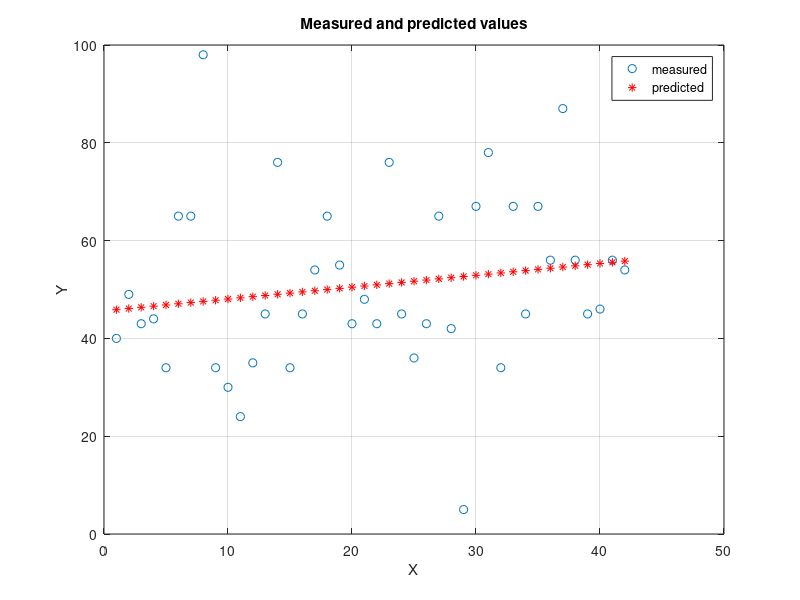

Recreate this plot in MATLAB.
% Program to perform Gradient Descent ALgorithm

% Clear memory of all variable names and values
clear all;

%Close all existing sessions
close all;

% Define x and y vectors

x = [1:42].'; % Defining a column vector of 42 numbers 
y = [40;49;43;44;34;65;65;98;34;30;24;35;45;76;34;45;54;
65;55;43;48;43;76;45;36;43;65;42;5;67;78;34;67;45;67;56;
87;56;45;46;56;54]; 

m = length(y); % store the number of training examples = m =42
x = [ ones(m,1) x]; % Add a column of ones to x
n = size(x,2); % number of features =n

theta_vec = [0 0]'; % Initial theta vector to start simulation
alpha = 0.002; % alpha is initialized to a small value
err = [0 0]'; % Allowed error

% Now we define a loop to perform updating scheme for gradient descent

for i = 1:10000 % loop runs for 10000 steps
	h_theta = (x*theta_vec); 
	h_theta_v = h_theta*ones(1,n);
	y_v = y*ones(1,n);
	theta_vec = theta_vec - alpha*1/m*sum((h_theta_v - y_v).*x).';
	err(:,i) = 1/m*sum((h_theta_v - y_v).*x).';
end

% Now we plot the results (real and predicted)
figure;
plot(x(:,2),y,'o'); %plot real values of x versus y with 'o' symbol
hold on
plot(x(:,2),x*theta_vec,'r*'); % on above plot, also plot predicted 
% values of x with red '*' symbols

legend('measured', 'predicted');
grid on;
xlabel('X');
ylabel('Y');
title('Measured and predicted values');

